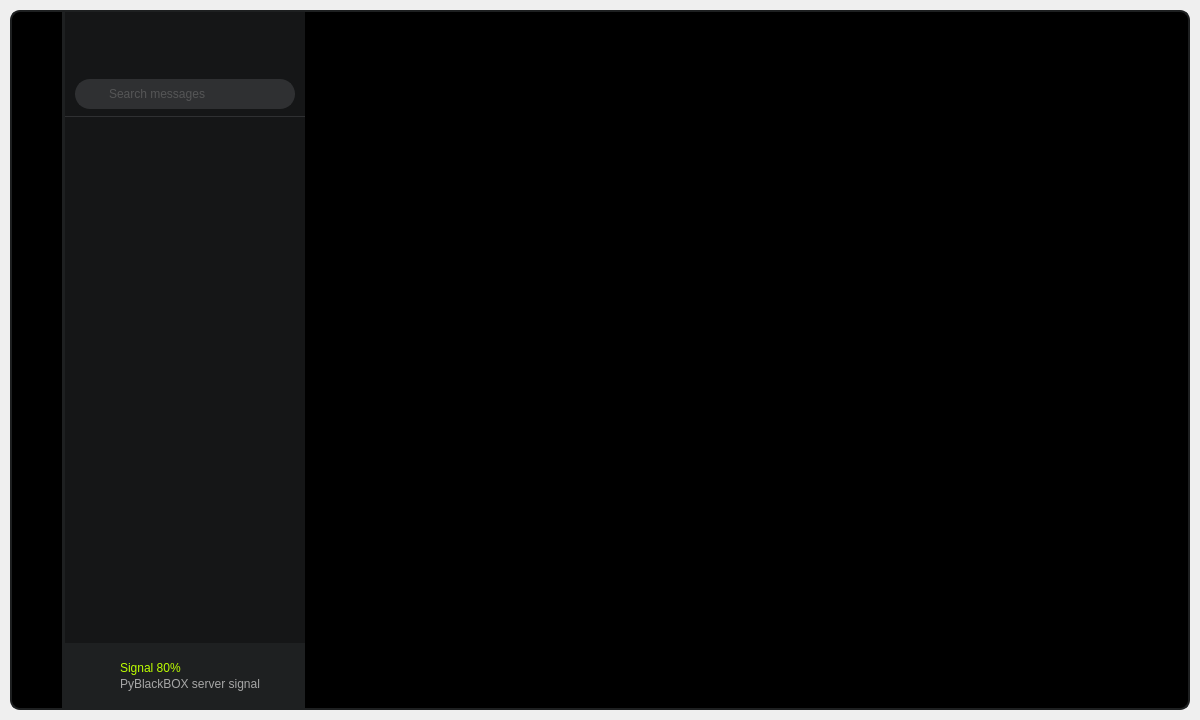
<?xml version="1.0" encoding="UTF-8"?>
<ui version="4.0">
 <class>MainWindow</class>
 <widget class="QMainWindow" name="MainWindow">
  <property name="geometry">
   <rect>
    <x>0</x>
    <y>0</y>
    <width>1200</width>
    <height>720</height>
   </rect>
  </property>
  <property name="windowTitle">
   <string>MainWindow</string>
  </property>
  <widget class="QWidget" name="stylesheet">
   <property name="styleSheet">
    <string notr="true">/* DEFAULT */
QWidget {
	font: 9pt &quot;Segoe UI&quot;;
	color: rgb(230, 230, 230);
	selection-background-color: rgb(86, 115, 0);
}
/* Bg App */
#bg_app {	
	background-color: rgb(0, 0, 0);
	border: 2px solid rgb(30, 32, 33);
}

/* Left Menu */
#left_menu {
	border-top-left-radius: 10px;
	border-bottom-left-radius: 10px;
}

/* Logo Top */
#logo_top {
	background-image: url(:/images_svg/images/images_svg/logo_symbol_top.svg);
	background-position: center;
	background-repeat: no-repeat;
}

/* Buttons */
#left_menu QPushButton {
	border: none;	
	background-color: transparent;
	border-radius: 10px;
	background-repeat: none;
	background-position: center;
}
#left_menu QPushButton:hover {
	background-color: rgb(21, 22, 23);
}
#left_menu QPushButton:pressed {
	background-color: rgb(172, 229, 0);
}
#add_user_btn {	
	background-image: url(:/icons_svg/images/icons_svg/icon_add_user.svg);
}
#settings_btn {	
	background-image: url(:/icons_svg/images/icons_svg/icon_settings.svg);
}

/* Left Messages */
#left_messages {
	background-color: rgb(21, 22, 23);
	border: none;
	border-left: 3px solid rgb(30, 32, 33);
}

/* Top */
#top_messages {
	border: none;
	border-bottom: 1px solid rgb(47, 48, 50);
}

/* Search Message */
#search_sms_frame .QLineEdit {
	border: 2px solid rgb(47, 48, 50);
	border-radius: 15px;
	background-color: rgb(47, 48, 50);
	color: rgb(121, 121, 121);
	padding-left: 30px;
	padding-right: 10px;
	background-image: url(:/icons_svg/images/icons_svg/icon_search.svg);
	background-repeat: none;
	background-position: left center;
}
#search_sms_frame .QLineEdit:hover {
	color: rgb(230, 230, 230);
	border: 2px solid rgb(62, 63, 66);
}
#search_sms_frame .QLineEdit:focus {
	color: rgb(230, 230, 230);
	border: 2px solid rgb(53, 54, 56);
	background-color: rgb(14, 14, 15);
}

/* Menus Scroll Area */
#left_messages_scroll, #messages_scroll {
	background-color: transparent;
}

/* Bottom / Signal */
#bottom_messages {	
	background-color: rgb(30, 32, 33);
}
#signal_icon { 
	background-image: url(:/icons_svg/images/icons_svg/icon_signal.svg);
	background-repeat: none;
	background-position: left center;
}
#label_top{	
	font: 800 10pt &quot;Segoe UI&quot;;
	color: rgb(189, 255, 0);
}
#label_bottom {	
	color: rgb(166, 166, 166);
}

/* Right Content */
#right_content {
	border-top-right-radius: 10px;
	border-bottom-right-radius: 10px;
}

/* Top Bar */
#top_bar {
	border-top-right-radius: 10px;
}

/* Title Bar */
#title_bar {
	background-image: url(:/images_svg/images/images_svg/text_logo.svg);
	background-repeat: no-repeat;
	background-position: left center;
	border-left: 15px solid transparent;
}

/* Top BTNs */
#top_btns {  }
#top_btns .QPushButton {	
	background-position: center;
    background-repeat: no-repeat;
	border: none;
	outline: none;
	border-radius: 8px;
	text-align: left;
}
#top_btns .QPushButton:hover { background-color: rgb(21, 22, 23); }
#top_btns .QPushButton:pressed { background-color: rgb(172, 229, 0); }
#top_btns #close_app_btn:hover { background-color: rgb(255, 0, 127); }
#top_btns #close_app_btn:pressed { background-color: rgb(172, 229, 0); }

/* Content / Pages */
#app_pages {
	background-color: transparent;
}
/* /////////////////////////////////////////////////////////////////////////////////////////////////
ScrollBars */
QScrollBar:horizontal {
    border: none;
    background: rgb(52, 59, 72);
    height: 8px;
    margin: 0px 21px 0 21px;
	border-radius: 0px;
}
QScrollBar::handle:horizontal {
    background: rgb(47, 48, 50);
    min-width: 25px;
	border-radius: 4px
}
QScrollBar::add-line:horizontal {
    border: none;
    background: rgb(55, 63, 77);
    width: 20px;
	border-top-right-radius: 4px;
    border-bottom-right-radius: 4px;
    subcontrol-position: right;
    subcontrol-origin: margin;
}
QScrollBar::sub-line:horizontal {
    border: none;
    background: rgb(55, 63, 77);
    width: 20px;
	border-top-left-radius: 4px;
    border-bottom-left-radius: 4px;
    subcontrol-position: left;
    subcontrol-origin: margin;
}
QScrollBar::up-arrow:horizontal, QScrollBar::down-arrow:horizontal
{
     background: none;
}
QScrollBar::add-page:horizontal, QScrollBar::sub-page:horizontal
{
     background: none;
}
 QScrollBar:vertical {
	border: none;
    background: rgb(52, 59, 72);
    width: 8px;
    margin: 21px 0 21px 0;
	border-radius: 0px;
 }
 QScrollBar::handle:vertical {	
	background: rgb(47, 48, 50);
    min-height: 25px;
	border-radius: 4px
 }
 QScrollBar::add-line:vertical {
     border: none;
    background: transparent;
     height: 10px;
    border-radius: 4px;
     subcontrol-position: bottom;
     subcontrol-origin: margin;
 }
 QScrollBar::sub-line:vertical {
	border: none;
    background: transparent;
    height: 10px;
    border-radius: 4px;
     subcontrol-position: top;
     subcontrol-origin: margin;
 }
 QScrollBar::up-arrow:vertical, QScrollBar::down-arrow:vertical {
     background: none;
 }

 QScrollBar::add-page:vertical, QScrollBar::sub-page:vertical {
     background: none;
 }

</string>
   </property>
   <layout class="QVBoxLayout" name="margins_app">
    <property name="spacing">
     <number>0</number>
    </property>
    <property name="leftMargin">
     <number>10</number>
    </property>
    <property name="topMargin">
     <number>10</number>
    </property>
    <property name="rightMargin">
     <number>10</number>
    </property>
    <property name="bottomMargin">
     <number>10</number>
    </property>
    <item>
     <widget class="QFrame" name="bg_app">
      <property name="styleSheet">
       <string notr="true">#bg_app { border-radius: 10px; }</string>
      </property>
      <property name="frameShape">
       <enum>QFrame::NoFrame</enum>
      </property>
      <property name="frameShadow">
       <enum>QFrame::Raised</enum>
      </property>
      <property name="lineWidth">
       <number>0</number>
      </property>
      <layout class="QVBoxLayout" name="base_Layout">
       <property name="spacing">
        <number>0</number>
       </property>
       <property name="leftMargin">
        <number>0</number>
       </property>
       <property name="topMargin">
        <number>0</number>
       </property>
       <property name="rightMargin">
        <number>0</number>
       </property>
       <property name="bottomMargin">
        <number>0</number>
       </property>
       <item>
        <layout class="QHBoxLayout" name="horizontal_Layout">
         <property name="spacing">
          <number>0</number>
         </property>
         <item>
          <widget class="QFrame" name="left_menu">
           <property name="minimumSize">
            <size>
             <width>50</width>
             <height>0</height>
            </size>
           </property>
           <property name="maximumSize">
            <size>
             <width>50</width>
             <height>16777215</height>
            </size>
           </property>
           <property name="frameShape">
            <enum>QFrame::NoFrame</enum>
           </property>
           <property name="frameShadow">
            <enum>QFrame::Raised</enum>
           </property>
           <property name="lineWidth">
            <number>0</number>
           </property>
           <layout class="QVBoxLayout" name="vertical_left_menu_layout">
            <property name="spacing">
             <number>0</number>
            </property>
            <property name="leftMargin">
             <number>0</number>
            </property>
            <property name="topMargin">
             <number>0</number>
            </property>
            <property name="rightMargin">
             <number>0</number>
            </property>
            <property name="bottomMargin">
             <number>0</number>
            </property>
            <item>
             <widget class="QLabel" name="logo_top">
              <property name="minimumSize">
               <size>
                <width>50</width>
                <height>50</height>
               </size>
              </property>
              <property name="maximumSize">
               <size>
                <width>50</width>
                <height>50</height>
               </size>
              </property>
             </widget>
            </item>
            <item>
             <widget class="QFrame" name="top_menus">
              <property name="minimumSize">
               <size>
                <width>0</width>
                <height>50</height>
               </size>
              </property>
              <property name="frameShape">
               <enum>QFrame::NoFrame</enum>
              </property>
              <property name="frameShadow">
               <enum>QFrame::Raised</enum>
              </property>
              <layout class="QVBoxLayout" name="top_menus_layout">
               <property name="spacing">
                <number>5</number>
               </property>
               <property name="leftMargin">
                <number>5</number>
               </property>
               <property name="topMargin">
                <number>5</number>
               </property>
               <property name="rightMargin">
                <number>5</number>
               </property>
               <property name="bottomMargin">
                <number>5</number>
               </property>
              </layout>
             </widget>
            </item>
            <item>
             <spacer name="spacer_vertical_menu">
              <property name="orientation">
               <enum>Qt::Vertical</enum>
              </property>
              <property name="sizeHint" stdset="0">
               <size>
                <width>20</width>
                <height>40</height>
               </size>
              </property>
             </spacer>
            </item>
            <item>
             <widget class="QFrame" name="bottom_menus">
              <property name="minimumSize">
               <size>
                <width>0</width>
                <height>50</height>
               </size>
              </property>
              <property name="frameShape">
               <enum>QFrame::NoFrame</enum>
              </property>
              <property name="frameShadow">
               <enum>QFrame::Raised</enum>
              </property>
              <layout class="QVBoxLayout" name="bottom_menus_layout">
               <property name="spacing">
                <number>5</number>
               </property>
               <property name="sizeConstraint">
                <enum>QLayout::SetMinAndMaxSize</enum>
               </property>
               <property name="leftMargin">
                <number>5</number>
               </property>
               <property name="topMargin">
                <number>5</number>
               </property>
               <property name="rightMargin">
                <number>5</number>
               </property>
               <property name="bottomMargin">
                <number>5</number>
               </property>
              </layout>
             </widget>
            </item>
           </layout>
          </widget>
         </item>
         <item>
          <widget class="QFrame" name="left_messages">
           <property name="minimumSize">
            <size>
             <width>243</width>
             <height>0</height>
            </size>
           </property>
           <property name="maximumSize">
            <size>
             <width>243</width>
             <height>16777215</height>
            </size>
           </property>
           <property name="frameShape">
            <enum>QFrame::NoFrame</enum>
           </property>
           <property name="frameShadow">
            <enum>QFrame::Raised</enum>
           </property>
           <property name="lineWidth">
            <number>0</number>
           </property>
           <layout class="QVBoxLayout" name="left_box_layout">
            <property name="spacing">
             <number>0</number>
            </property>
            <property name="leftMargin">
             <number>0</number>
            </property>
            <property name="topMargin">
             <number>0</number>
            </property>
            <property name="rightMargin">
             <number>0</number>
            </property>
            <property name="bottomMargin">
             <number>0</number>
            </property>
            <item>
             <widget class="QFrame" name="top_messages">
              <property name="minimumSize">
               <size>
                <width>0</width>
                <height>105</height>
               </size>
              </property>
              <property name="maximumSize">
               <size>
                <width>16777215</width>
                <height>105</height>
               </size>
              </property>
              <property name="frameShape">
               <enum>QFrame::NoFrame</enum>
              </property>
              <property name="frameShadow">
               <enum>QFrame::Raised</enum>
              </property>
              <layout class="QVBoxLayout" name="top_messages_layout">
               <property name="spacing">
                <number>0</number>
               </property>
               <property name="leftMargin">
                <number>0</number>
               </property>
               <property name="topMargin">
                <number>0</number>
               </property>
               <property name="rightMargin">
                <number>0</number>
               </property>
               <property name="bottomMargin">
                <number>0</number>
               </property>
               <item>
                <widget class="QFrame" name="top_user_frame">
                 <property name="minimumSize">
                  <size>
                   <width>0</width>
                   <height>60</height>
                  </size>
                 </property>
                 <property name="maximumSize">
                  <size>
                   <width>16777215</width>
                   <height>60</height>
                  </size>
                 </property>
                 <property name="frameShape">
                  <enum>QFrame::NoFrame</enum>
                 </property>
                 <property name="frameShadow">
                  <enum>QFrame::Raised</enum>
                 </property>
                </widget>
               </item>
               <item>
                <widget class="QFrame" name="search_sms_frame">
                 <property name="minimumSize">
                  <size>
                   <width>0</width>
                   <height>40</height>
                  </size>
                 </property>
                 <property name="maximumSize">
                  <size>
                   <width>16777215</width>
                   <height>40</height>
                  </size>
                 </property>
                 <property name="frameShape">
                  <enum>QFrame::NoFrame</enum>
                 </property>
                 <property name="frameShadow">
                  <enum>QFrame::Raised</enum>
                 </property>
                 <layout class="QVBoxLayout" name="verticalLayout_6">
                  <property name="spacing">
                   <number>0</number>
                  </property>
                  <property name="leftMargin">
                   <number>10</number>
                  </property>
                  <property name="topMargin">
                   <number>0</number>
                  </property>
                  <property name="rightMargin">
                   <number>10</number>
                  </property>
                  <property name="bottomMargin">
                   <number>0</number>
                  </property>
                  <item alignment="Qt::AlignVCenter">
                   <widget class="QLineEdit" name="search_line_edit">
                    <property name="minimumSize">
                     <size>
                      <width>0</width>
                      <height>30</height>
                     </size>
                    </property>
                    <property name="maximumSize">
                     <size>
                      <width>16777215</width>
                      <height>40</height>
                     </size>
                    </property>
                    <property name="placeholderText">
                     <string>Search messages</string>
                    </property>
                   </widget>
                  </item>
                 </layout>
                </widget>
               </item>
              </layout>
             </widget>
            </item>
            <item>
             <widget class="QScrollArea" name="left_messages_scroll">
              <property name="frameShape">
               <enum>QFrame::NoFrame</enum>
              </property>
              <property name="verticalScrollBarPolicy">
               <enum>Qt::ScrollBarAlwaysOff</enum>
              </property>
              <property name="horizontalScrollBarPolicy">
               <enum>Qt::ScrollBarAlwaysOff</enum>
              </property>
              <property name="widgetResizable">
               <bool>true</bool>
              </property>
              <widget class="QWidget" name="messages_scroll">
               <property name="geometry">
                <rect>
                 <x>0</x>
                 <y>0</y>
                 <width>240</width>
                 <height>524</height>
                </rect>
               </property>
               <layout class="QVBoxLayout" name="messages_layout_base">
                <property name="spacing">
                 <number>0</number>
                </property>
                <property name="leftMargin">
                 <number>0</number>
                </property>
                <property name="topMargin">
                 <number>5</number>
                </property>
                <property name="rightMargin">
                 <number>0</number>
                </property>
                <property name="bottomMargin">
                 <number>5</number>
                </property>
                <item alignment="Qt::AlignTop">
                 <widget class="QFrame" name="messages_frame">
                  <property name="frameShape">
                   <enum>QFrame::NoFrame</enum>
                  </property>
                  <property name="frameShadow">
                   <enum>QFrame::Raised</enum>
                  </property>
                  <layout class="QVBoxLayout" name="messages_layout">
                   <property name="spacing">
                    <number>5</number>
                   </property>
                   <property name="leftMargin">
                    <number>0</number>
                   </property>
                   <property name="topMargin">
                    <number>0</number>
                   </property>
                   <property name="rightMargin">
                    <number>0</number>
                   </property>
                   <property name="bottomMargin">
                    <number>0</number>
                   </property>
                  </layout>
                 </widget>
                </item>
               </layout>
              </widget>
             </widget>
            </item>
            <item>
             <widget class="QFrame" name="bottom_messages">
              <property name="minimumSize">
               <size>
                <width>0</width>
                <height>65</height>
               </size>
              </property>
              <property name="maximumSize">
               <size>
                <width>16777215</width>
                <height>65</height>
               </size>
              </property>
              <property name="frameShape">
               <enum>QFrame::NoFrame</enum>
              </property>
              <property name="frameShadow">
               <enum>QFrame::Raised</enum>
              </property>
              <layout class="QVBoxLayout" name="verticalLayout_5">
               <property name="spacing">
                <number>0</number>
               </property>
               <property name="leftMargin">
                <number>15</number>
               </property>
               <property name="topMargin">
                <number>0</number>
               </property>
               <property name="rightMargin">
                <number>10</number>
               </property>
               <property name="bottomMargin">
                <number>0</number>
               </property>
               <item alignment="Qt::AlignVCenter">
                <widget class="QFrame" name="signal_frame">
                 <property name="minimumSize">
                  <size>
                   <width>0</width>
                   <height>35</height>
                  </size>
                 </property>
                 <property name="maximumSize">
                  <size>
                   <width>16777215</width>
                   <height>35</height>
                  </size>
                 </property>
                 <property name="frameShape">
                  <enum>QFrame::NoFrame</enum>
                 </property>
                 <property name="frameShadow">
                  <enum>QFrame::Raised</enum>
                 </property>
                 <layout class="QHBoxLayout" name="horizontalLayout_2">
                  <property name="spacing">
                   <number>10</number>
                  </property>
                  <property name="leftMargin">
                   <number>0</number>
                  </property>
                  <property name="topMargin">
                   <number>0</number>
                  </property>
                  <property name="rightMargin">
                   <number>0</number>
                  </property>
                  <property name="bottomMargin">
                   <number>0</number>
                  </property>
                  <item>
                   <widget class="QFrame" name="signal_icon">
                    <property name="maximumSize">
                     <size>
                      <width>30</width>
                      <height>16777215</height>
                     </size>
                    </property>
                    <property name="frameShape">
                     <enum>QFrame::NoFrame</enum>
                    </property>
                    <property name="frameShadow">
                     <enum>QFrame::Raised</enum>
                    </property>
                   </widget>
                  </item>
                  <item>
                   <widget class="QFrame" name="signal_text">
                    <property name="frameShape">
                     <enum>QFrame::NoFrame</enum>
                    </property>
                    <property name="frameShadow">
                     <enum>QFrame::Raised</enum>
                    </property>
                    <layout class="QVBoxLayout" name="verticalLayout_7">
                     <property name="spacing">
                      <number>0</number>
                     </property>
                     <property name="leftMargin">
                      <number>0</number>
                     </property>
                     <property name="topMargin">
                      <number>2</number>
                     </property>
                     <property name="rightMargin">
                      <number>0</number>
                     </property>
                     <property name="bottomMargin">
                      <number>2</number>
                     </property>
                     <item>
                      <widget class="QLabel" name="label_top">
                       <property name="text">
                        <string>Signal 80%</string>
                       </property>
                      </widget>
                     </item>
                     <item>
                      <widget class="QLabel" name="label_bottom">
                       <property name="text">
                        <string>PyBlackBOX server signal</string>
                       </property>
                      </widget>
                     </item>
                    </layout>
                   </widget>
                  </item>
                 </layout>
                </widget>
               </item>
              </layout>
             </widget>
            </item>
           </layout>
          </widget>
         </item>
         <item>
          <widget class="QFrame" name="right_content">
           <property name="font">
            <font>
             <family>Segoe UI</family>
             <pointsize>9</pointsize>
             <italic>false</italic>
             <bold>false</bold>
             <stylestrategy>PreferAntialias</stylestrategy>
            </font>
           </property>
           <property name="frameShape">
            <enum>QFrame::NoFrame</enum>
           </property>
           <property name="frameShadow">
            <enum>QFrame::Raised</enum>
           </property>
           <property name="lineWidth">
            <number>0</number>
           </property>
           <layout class="QVBoxLayout" name="verticalLayout">
            <property name="spacing">
             <number>0</number>
            </property>
            <property name="leftMargin">
             <number>0</number>
            </property>
            <property name="topMargin">
             <number>0</number>
            </property>
            <property name="rightMargin">
             <number>0</number>
            </property>
            <property name="bottomMargin">
             <number>0</number>
            </property>
            <item>
             <widget class="QFrame" name="top_bar">
              <property name="minimumSize">
               <size>
                <width>0</width>
                <height>45</height>
               </size>
              </property>
              <property name="maximumSize">
               <size>
                <width>16777215</width>
                <height>45</height>
               </size>
              </property>
              <property name="frameShape">
               <enum>QFrame::NoFrame</enum>
              </property>
              <property name="frameShadow">
               <enum>QFrame::Raised</enum>
              </property>
              <property name="lineWidth">
               <number>0</number>
              </property>
              <layout class="QHBoxLayout" name="horizontalLayout">
               <property name="spacing">
                <number>0</number>
               </property>
               <property name="leftMargin">
                <number>0</number>
               </property>
               <property name="topMargin">
                <number>0</number>
               </property>
               <property name="rightMargin">
                <number>0</number>
               </property>
               <property name="bottomMargin">
                <number>0</number>
               </property>
               <item>
                <widget class="QLabel" name="title_bar">
                 <property name="lineWidth">
                  <number>0</number>
                 </property>
                 <property name="text">
                  <string/>
                 </property>
                </widget>
               </item>
               <item>
                <widget class="QFrame" name="top_btns">
                 <property name="maximumSize">
                  <size>
                   <width>100</width>
                   <height>16777215</height>
                  </size>
                 </property>
                 <property name="frameShape">
                  <enum>QFrame::NoFrame</enum>
                 </property>
                 <property name="frameShadow">
                  <enum>QFrame::Raised</enum>
                 </property>
                 <property name="lineWidth">
                  <number>0</number>
                 </property>
                 <layout class="QHBoxLayout" name="top_btn_layout">
                  <property name="spacing">
                   <number>4</number>
                  </property>
                  <property name="leftMargin">
                   <number>0</number>
                  </property>
                  <property name="topMargin">
                   <number>0</number>
                  </property>
                  <property name="rightMargin">
                   <number>0</number>
                  </property>
                  <property name="bottomMargin">
                   <number>0</number>
                  </property>
                  <item>
                   <widget class="QPushButton" name="minimize_app_btn">
                    <property name="minimumSize">
                     <size>
                      <width>28</width>
                      <height>28</height>
                     </size>
                    </property>
                    <property name="maximumSize">
                     <size>
                      <width>28</width>
                      <height>28</height>
                     </size>
                    </property>
                    <property name="font">
                     <font>
                      <family>Segoe UI</family>
                      <pointsize>9</pointsize>
                      <italic>false</italic>
                      <bold>false</bold>
                      <stylestrategy>NoAntialias</stylestrategy>
                     </font>
                    </property>
                    <property name="cursor">
                     <cursorShape>PointingHandCursor</cursorShape>
                    </property>
                    <property name="toolTip">
                     <string>Minimize</string>
                    </property>
                    <property name="styleSheet">
                     <string notr="true">background-image: url(:/icons_svg/images/icons_svg/icon_minimize.svg);</string>
                    </property>
                    <property name="text">
                     <string/>
                    </property>
                    <property name="iconSize">
                     <size>
                      <width>20</width>
                      <height>20</height>
                     </size>
                    </property>
                   </widget>
                  </item>
                  <item>
                   <widget class="QPushButton" name="maximize_restore_app_btn">
                    <property name="minimumSize">
                     <size>
                      <width>28</width>
                      <height>28</height>
                     </size>
                    </property>
                    <property name="maximumSize">
                     <size>
                      <width>28</width>
                      <height>28</height>
                     </size>
                    </property>
                    <property name="font">
                     <font>
                      <family>Segoe UI</family>
                      <pointsize>9</pointsize>
                      <italic>false</italic>
                      <bold>false</bold>
                      <stylestrategy>PreferDefault</stylestrategy>
                     </font>
                    </property>
                    <property name="cursor">
                     <cursorShape>PointingHandCursor</cursorShape>
                    </property>
                    <property name="toolTip">
                     <string>Maximize</string>
                    </property>
                    <property name="styleSheet">
                     <string notr="true">background-image: url(:/icons_svg/images/icons_svg/icon_maximize.svg);</string>
                    </property>
                    <property name="text">
                     <string/>
                    </property>
                    <property name="iconSize">
                     <size>
                      <width>20</width>
                      <height>20</height>
                     </size>
                    </property>
                   </widget>
                  </item>
                  <item>
                   <widget class="QPushButton" name="close_app_btn">
                    <property name="minimumSize">
                     <size>
                      <width>28</width>
                      <height>28</height>
                     </size>
                    </property>
                    <property name="maximumSize">
                     <size>
                      <width>28</width>
                      <height>28</height>
                     </size>
                    </property>
                    <property name="cursor">
                     <cursorShape>PointingHandCursor</cursorShape>
                    </property>
                    <property name="toolTip">
                     <string>Close</string>
                    </property>
                    <property name="styleSheet">
                     <string notr="true">background-image: url(:/icons_svg/images/icons_svg/icon_close.svg);</string>
                    </property>
                    <property name="text">
                     <string/>
                    </property>
                    <property name="iconSize">
                     <size>
                      <width>20</width>
                      <height>20</height>
                     </size>
                    </property>
                   </widget>
                  </item>
                  <item>
                   <spacer name="horizontalSpacer">
                    <property name="orientation">
                     <enum>Qt::Horizontal</enum>
                    </property>
                    <property name="sizeHint" stdset="0">
                     <size>
                      <width>40</width>
                      <height>20</height>
                     </size>
                    </property>
                   </spacer>
                  </item>
                 </layout>
                </widget>
               </item>
              </layout>
             </widget>
            </item>
            <item>
             <widget class="QFrame" name="content">
              <property name="frameShape">
               <enum>QFrame::NoFrame</enum>
              </property>
              <property name="frameShadow">
               <enum>QFrame::Raised</enum>
              </property>
              <property name="lineWidth">
               <number>0</number>
              </property>
              <layout class="QVBoxLayout" name="verticalLayout_4">
               <item>
                <widget class="QStackedWidget" name="app_pages">
                 <property name="styleSheet">
                  <string notr="true">background-color: transparent;</string>
                 </property>
                 <property name="currentIndex">
                  <number>1</number>
                 </property>
                 <widget class="QWidget" name="home">
                  <property name="styleSheet">
                   <string notr="true">#home {
	background-position: center;
	background-repeat: no-repeat;
	background-image: url(:/images_svg/images/images_svg/logo_home.svg);
}</string>
                  </property>
                 </widget>
                 <widget class="QWidget" name="chat">
                  <layout class="QVBoxLayout" name="chat_layout">
                   <property name="spacing">
                    <number>0</number>
                   </property>
                   <property name="leftMargin">
                    <number>0</number>
                   </property>
                   <property name="topMargin">
                    <number>0</number>
                   </property>
                   <property name="rightMargin">
                    <number>0</number>
                   </property>
                   <property name="bottomMargin">
                    <number>0</number>
                   </property>
                  </layout>
                 </widget>
                </widget>
               </item>
              </layout>
             </widget>
            </item>
           </layout>
          </widget>
         </item>
        </layout>
       </item>
      </layout>
     </widget>
    </item>
   </layout>
  </widget>
 </widget>
 <resources>
  <include location="resources.qrc"/>
 </resources>
 <connections/>
</ui>
